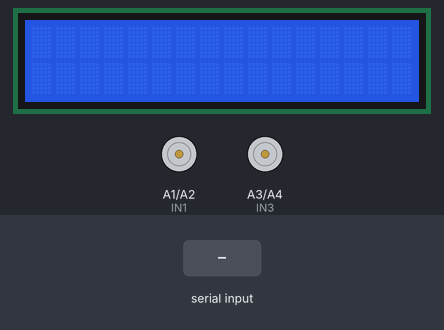
A sketch run on a simulated Arduino Uno, built with avr-gcc and run on an emulated ATmega328P. On the bench: 16×2 character LCD, motor-driver pin pairs drawn as motors (green arrow = first pin HIGH = forward, orange = second pin HIGH = backward, longer = more drive, scaled by the enable pin). The inputs (shaded band) are chosen by the test bench. What the sketch prints to the serial monitor is not drawn.

Above: at 1.2 s.
1.3 s: "F" received over Serial
At 2.4 s:
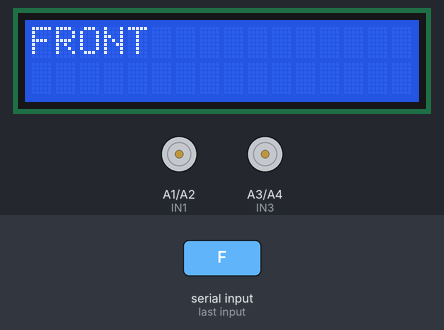
2.9 s: "B" received over Serial
At 3.6 s:
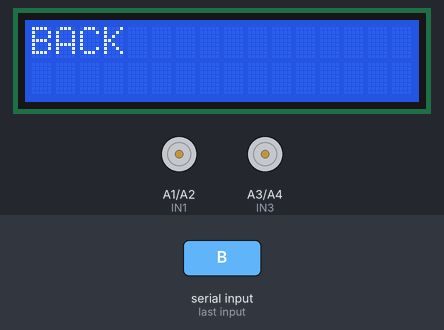
4.5 s: "R" received over Serial
At 5.8 s:
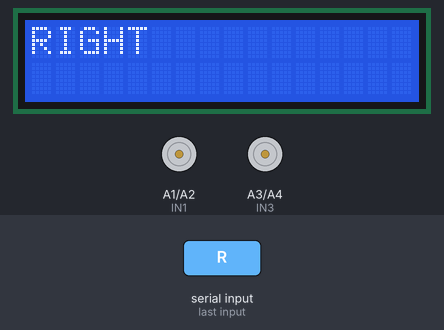
6.1 s: "L" received over Serial
At 7.2 s:
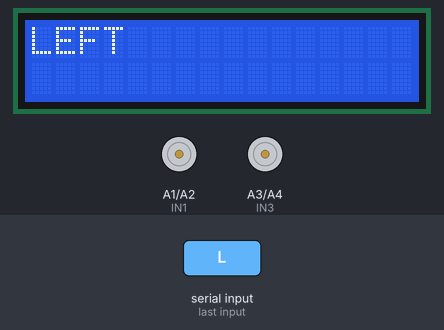
Timing chart, 0 to 8.7 s (numbered marks = the images above; inputs shaded):
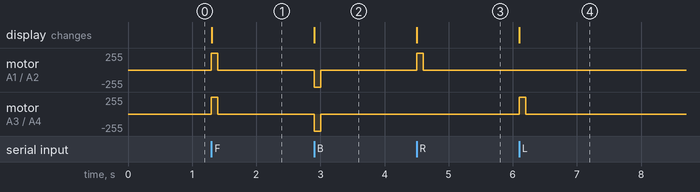

Measured:
- after the input at 1.3 s, motor on A1 (IN1) / A2 (IN2), motor on A3 (IN3) / A4 (IN4): stopped → forward 255/255 at once, → stopped 0.10 s later; the display: changes at once (image 1)
- after the input at 2.9 s, motor on A1 (IN1) / A2 (IN2), motor on A3 (IN3) / A4 (IN4): stopped → backward 255/255 at once, → stopped 0.10 s later; the display: changes at once (image 2)
- after the input at 4.5 s, motor on A1 (IN1) / A2 (IN2): stopped → forward 255/255 at once, → stopped 0.10 s later; the display: changes at once (image 3)
- after the input at 6.1 s, motor on A3 (IN3) / A4 (IN4): stopped → forward 255/255 at once, → stopped 0.10 s later; the display: changes at once (image 4)

The sketch:

BluetoothControlCode.ino
```cpp
#include <LiquidCrystal.h>

/*LCD*/
const int pin_RS = 8;
const int pin_EN = 9;
const int pin_d4 = 4;
const int pin_d5 = 5;
const int pin_d6 = 6;
const int pin_d7 = 7;
const int pin_BL = 10;
LiquidCrystal lcd( pin_RS,  pin_EN,  pin_d4,  pin_d5,  pin_d6,  pin_d7);

/*Motors*/
int IN1 = A1;
int IN2 = A2;
int IN3 = A3;
int IN4 = A4;
int ENA = 12;
int ENB = 13;

void setup()
{
  pinMode(IN1,OUTPUT);
  pinMode(IN2,OUTPUT);
  pinMode(IN3,OUTPUT);
  pinMode(IN4,OUTPUT);
  pinMode(ENA,OUTPUT);
  pinMode(ENB,OUTPUT);

  /*Bluetooth Module*/
  Serial.begin(9600);

  /*Motor Speed 130 is minimum speed*/
  analogWrite(ENA, 130);
  analogWrite(ENB, 130);

  lcd.begin(16,2);
}

void loop()
{
  char c;
  c='A';
  if(Serial.available())
  {
   c = Serial.read();
   Serial.print(c);
  }
  if (c=='F')
  {
    lcd.setCursor(0,0);
    lcd.print("FRONT");
    front();
  }
  else if (c=='B')
  {
    lcd.setCursor(0,0);
    lcd.print("BACK ");
    reverse();
  }
  else if (c=='R')
  {
    lcd.setCursor(0,0);
    lcd.print("RIGHT");
    right();
  }
  else if (c=='L')
  {
    lcd.setCursor(0,0);
    lcd.print("LEFT ");
    left();
  }
  else
  {
    finish();
  }
}

/*Movements*/
/*Car stops after short delay due to minimum speed being too fast*/
void front()
{
  digitalWrite(IN1, HIGH);
  digitalWrite(IN2, LOW);
  digitalWrite(IN3, HIGH);
  digitalWrite(IN4, LOW);
  delay(100);
  digitalWrite(IN1, LOW);
  digitalWrite(IN2, LOW);
  digitalWrite(IN3, LOW);
  digitalWrite(IN4, LOW);
}

void right()
{
  digitalWrite(IN1, HIGH);
  digitalWrite(IN2, LOW);
  digitalWrite(IN3, LOW);
  digitalWrite(IN4, LOW);
  delay(100);
  digitalWrite(IN1, LOW);
  digitalWrite(IN2, LOW);
  digitalWrite(IN3, LOW);
  digitalWrite(IN4, LOW);
}

void left()
{
  digitalWrite(IN1, LOW);
  digitalWrite(IN2, LOW);
  digitalWrite(IN3, HIGH);
  digitalWrite(IN4, LOW);
  delay(100);
  digitalWrite(IN1, LOW);
  digitalWrite(IN2, LOW);
  digitalWrite(IN3, LOW);
  digitalWrite(IN4, LOW);
}

void reverse()
{
  digitalWrite(IN1, LOW);
  digitalWrite(IN2, HIGH);
  digitalWrite(IN3, LOW);
  digitalWrite(IN4, HIGH);
  delay(100);
  digitalWrite(IN1, LOW);
  digitalWrite(IN2, LOW);
  digitalWrite(IN3, LOW);
  digitalWrite(IN4, LOW);
}

void finish()
{
  digitalWrite(IN1, LOW);
  digitalWrite(IN2, LOW);
  digitalWrite(IN3, LOW);
  digitalWrite(IN4, LOW);
}
```
